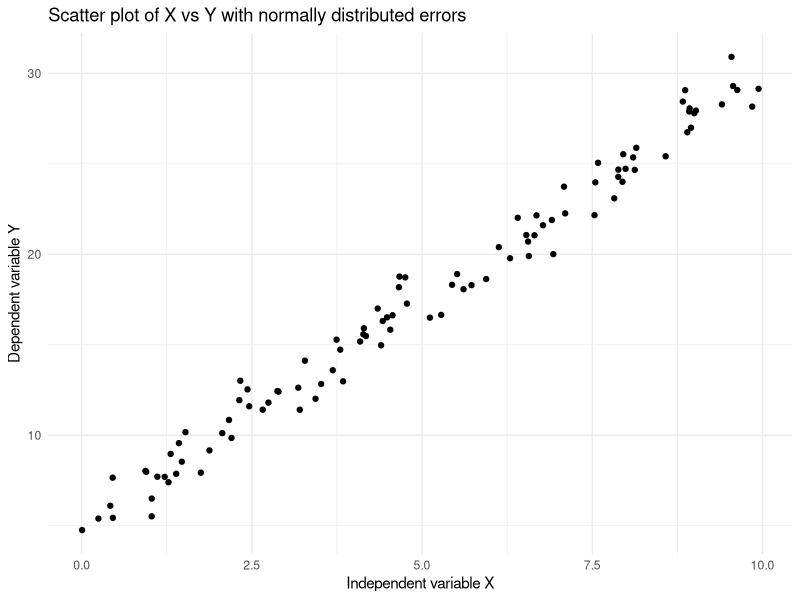
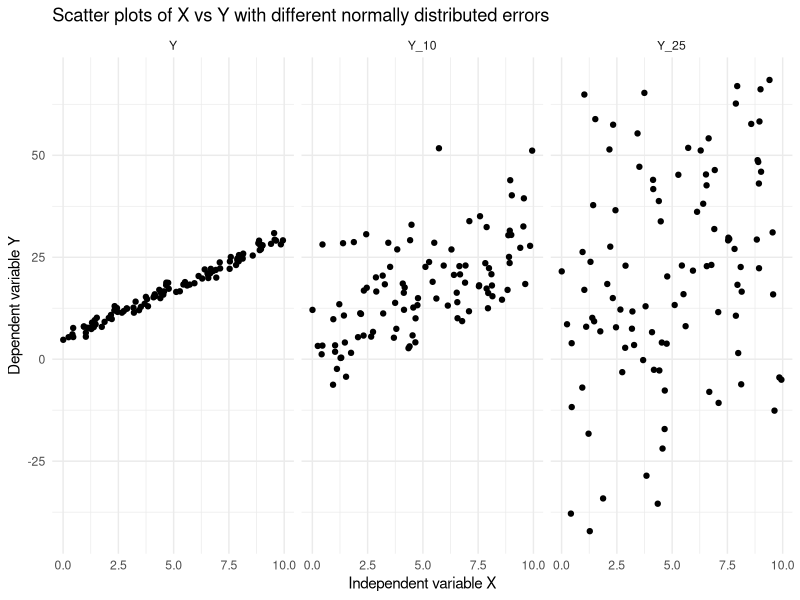
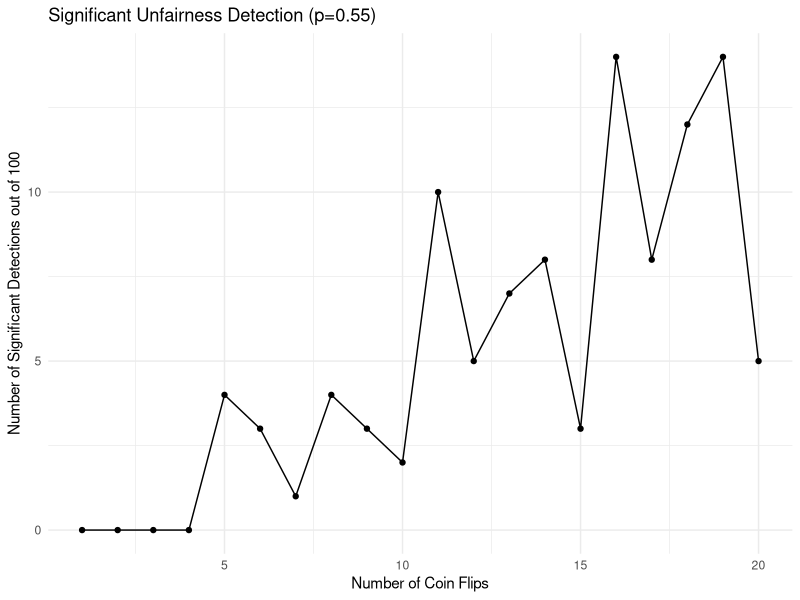
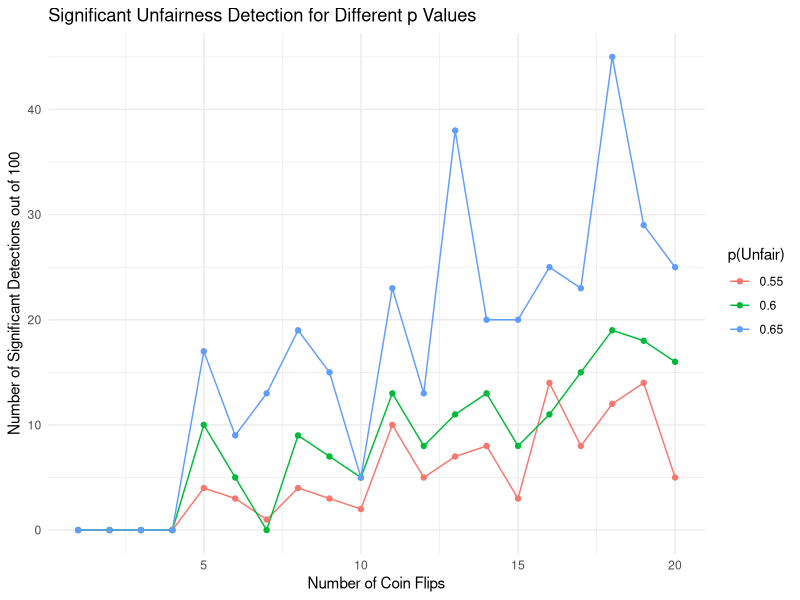

Write R code to recreate these figures, in order.
#HW Week 9 - probability and distributions

#Use the equation for a simple linear regression to generate 100 observations of
#x and y.  Consistent with the assumptions of linear regression, x should be 
#measured without error, but the observed values of y should include normally 
#distributed error with mean zero

set.seed(123) # for reproducibility

X = runif(100, min=0, max=10) # independent variable x

#set slope (beta) and intercept (alpha)
beta = 2.5
alpha = 5

#generate normally distributed errors
errors = rnorm(100, mean=0, sd=1)

#calculate dependent variable y with error
Y = alpha + beta * X + errors

#Create a scatter plot of x and y with ggplot2

library(ggplot2)
data = data.frame(X, Y)

ggplot(data, aes(x=X, y=Y)) +
  geom_point() +
  labs(title="Scatter plot of X vs Y with normally distributed errors",
       x="Independent variable X",
       y="Dependent variable Y") +
  theme_minimal()

#Repeat the simulation above, but this time generate errors with standard deviation = 10
errors_sd10 = rnorm(100, mean=0, sd=10)
Y_sd10 = alpha + beta * X + errors_sd10

#add these data to the existing data frame "data" and create a new column indicating the standard deviation
data$Y_10 = Y_sd10

#Repeat the simulation above, but this time generate errors with standard deviation = 25
errors_sd25 = rnorm(100, mean=0, sd=25)
Y_sd25 = alpha + beta * X + errors_sd25

#add these data to the existing data frame "data" and create a new column indicating the standard deviation
data$Y_25 = Y_sd25

#Reshape the data frame for ggplot2
library(tidyr)
data_long = pivot_longer(data, cols = c(Y, Y_10, Y_25), 
                         names_to = "Error_SD", values_to = "Y_value")

#Create scatter plots for each error standard deviation using facet wrap in ggplot2
ggplot(data_long, aes(x=X, y=Y_value)) +
  geom_point() +
  facet_wrap(~ Error_SD, ncol=3) +
  labs(title="Scatter plots of X vs Y with different normally distributed errors",
       x="Independent variable X",
       y="Dependent variable Y") +
  theme_minimal()

#Objective 2: how many coin flips are required to be able to consistently determine whether the coin is 
#unfair (p(heads)>0.5) for different degrees of unfairness. 

#Using simulations of coin flips (Bernoulli trials), plot the probability (number of times out of 100) 
#that you determine the coin is significantly unfair (alpha < 0.05) for 1 to 20 coin flips when p = 0.55

set.seed(456) # for reproducibility
p_unfair = 0.55
num_flips = 1:20
results_55 = numeric(length(num_flips))
for (i in num_flips) {
  significant_count = 0
  for (j in 1:100) {
    flips = rbinom(i, 1, p_unfair)
    test = binom.test(sum(flips), i, p=0.5, alternative="greater")
    if (test$p.value < 0.05) {
      significant_count = significant_count + 1
    }
  }
  results_55[i] = significant_count
}

#Plot results for p = 0.55 using ggplot2
results_df_55 = data.frame(Num_Flips = num_flips, Significant_Count = results_55)
ggplot(results_df_55, aes(x=Num_Flips, y=Significant_Count)) +
  geom_line() +
  geom_point() +
  labs(title="Significant Unfairness Detection (p=0.55)",
       x="Number of Coin Flips",
       y="Number of Significant Detections out of 100") +
  theme_minimal()

#Repeat the simulation for p = 0.6 and p = 0.65
p_values = c(0.6, 0.65)
results_list = list()
for (p_unfair in p_values) {
  results = numeric(length(num_flips))
  for (i in num_flips) {
    significant_count = 0
    for (j in 1:100) {
      flips = rbinom(i, 1, p_unfair)
      test = binom.test(sum(flips), i, p=0.5, alternative="greater") #alternative to using beta distribution
      if (test$p.value < 0.05) {
        significant_count = significant_count + 1
      }
    }
    results[i] = significant_count
  }
  results_list[[as.character(p_unfair)]] = results
}
#Combine results with all three p values into a single data frame for plotting
results_df_all = data.frame(Num_Flips = rep(num_flips, times=3),
                             Significant_Count = c(results_55, results_list[["0.6"]], results_list[["0.65"]]),
                             P_Unfair = rep(c(0.55, 0.6, 0.65), each=length(num_flips)))

#Plot results for all p values using ggplot2
ggplot(results_df_all, aes(x=Num_Flips, y=Significant_Count, color=factor(P_Unfair))) +
  geom_line() +
  geom_point() +
  labs(title="Significant Unfairness Detection for Different p Values",
       x="Number of Coin Flips",
       y="Number of Significant Detections out of 100",
       color="p(Unfair)") +
  theme_minimal()


